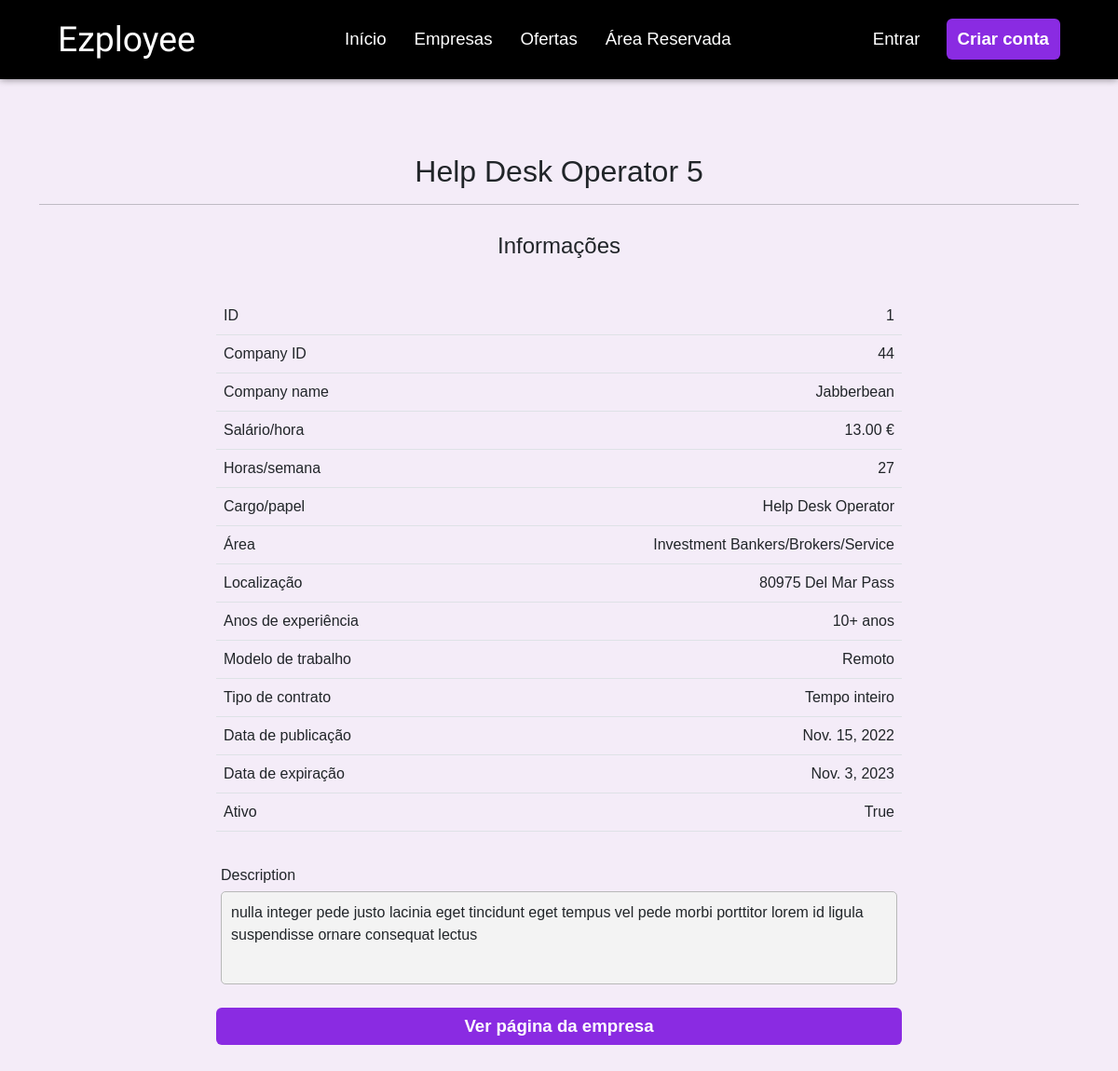
Screenshot of /offers/1 with the database file from the repository.
### app/models.py (models this page shows)
class Offer(models.Model):
    class ContractType(models.TextChoices):
        TEMPO_INTEIRO = "Tempo inteiro"
        MEIA_JORNADA = "Meia jornada"
        ESTAGIO = "Estágio"
    class WorkModel(models.TextChoices):
        REMOTO = "Remoto"
        PRESENCIAL = "Presencial"
        HIBRIDO = "Híbrido"
    class YearsXpRanges(models.TextChoices):
        ZERO_A_TRES = "0-3 anos"
        TRES_A_CINCO = "3-5 anos"
        CINCO_A_DEZ = "5-10 anos"
        DEZ_OU_MAIS = "10+ anos"
    id = models.AutoField(primary_key=True)
    company = models.ForeignKey(Company, on_delete=models.CASCADE)
    title = models.CharField(max_length=50)
    description = models.TextField()
    salary_h = models.DecimalField(max_digits=6, decimal_places=2)
    hours_per_week = models.IntegerField()
    role = models.CharField(max_length=30)
    area = models.CharField(max_length=30)
    location = models.CharField(max_length=30)
    years_xp = models.CharField(max_length=20, choices=YearsXpRanges.choices)
    work_model = models.CharField(max_length=10, choices=WorkModel.choices, default=WorkModel.PRESENCIAL)
    contract_type = models.CharField(max_length=20, choices=ContractType.choices, default=ContractType.TEMPO_INTEIRO)
    date_posted = models.DateField(auto_now_add=True)
    date_expires = models.DateField(blank=True, null=True)
    is_active = models.BooleanField(default=True, null=True)

class Company(models.Model):
    id = models.AutoField(primary_key=True)
    name = models.CharField(max_length=40)
    email = models.EmailField()
    password = models.CharField(max_length=200) # hash + salt
    description = models.TextField()
    location = models.CharField(max_length=40)
    logo = models.ImageField(upload_to="images/logos", blank=True, null=True) # requires pillow
    avg_rating = models.FloatField(default=0.0, blank=True, null=True)
    num_ratings = models.IntegerField(default=0, blank=True, null=True)

### app/views/offers.py (the view)
# urls.py: path("offers/<int:offer_id>", offers.offer_detail, name="offer_detail"),
def offer_detail(request, offer_id):
    session = False
    if "session_data" in request.session:
        session = True
    try:
        offer = Offer.objects.get(id=offer_id)
        return render(request, "offer.html", {"offer": offer, "session": session})
    except:
        return render(request, "error.html", {"error": "This offer does not exist."})

### app/templates/pages/offer.html (shortened to what this page needs)
{% extends 'base.html' %}
{% block content %}
    <h2 style="text-align: center">{{ offer.title }}</h2>
    <hr/>
    <h4 style="margin-top: 30px; text-align: center">Informações</h4>
    <div class="row" style="margin-top: 40px;">
        <div class="col-2"></div>
        <div class="col-8">
            <table class="table">
                <tbody>
                <tr>
                    <th scope="row" class="table-row">ID</th>
                    <td class="td-table">{{offer.id}}</td>
                </tr>
                <tr>
                    <th scope="row" class="table-row">Company ID</th>
                    <td class="td-table">{{offer.company.id}}</td>
                </tr>
                <tr>
                    <th scope="row" class="table-row">Company name</th>
                    <td class="td-table">{{offer.company.name}}</td>
                </tr>
                <tr>
                    <th scope="row" class="table-row">Salário/hora</th>
                    <td class="td-table">{{offer.salary_h}} €</td>
                </tr>
                <tr>
                    <th scope="row" class="table-row">Horas/semana</th>
                    <td class="td-table">{{offer.hours_per_week}}</td>
                </tr>
                <tr>
                    <th scope="row" class="table-row">Cargo/papel</th>
                    <td class="td-table">{{offer.role}}</td>
                </tr>
                <tr>
                    <th scope="row" class="table-row">Área</th>
                    <td class="td-table">{{offer.area}}</td>
                </tr>
                <tr>
                    <th scope="row" class="table-row">Localização</th>
                    <td class="td-table">{{offer.location}}</td>
                </tr>
                <tr>
                    <th scope="row" class="table-row">Anos de experiência</th>
                    <td class="td-table">{{offer.years_xp}}</td>
                </tr>
                <tr>
                    <th scope="row" class="table-row">Modelo de trabalho</th>
                    <td class="td-table">{{offer.work_model}}</td>
                </tr>
                <tr>
                    <th scope="row" class="table-row">Tipo de contrato</th>
                    <td class="td-table">{{offer.contract_type}}</td>
                </tr>
                <tr>
                    <th scope="row" class="table-row">Data de publicação</th>
                    <td class="td-table">{{offer.date_posted}}</td>
                </tr>
                <tr>
                    <th scope="row" class="table-row">Data de expiração</th>
                    <td class="td-table">{{offer.date_expires}}</td>
                </tr>
                <tr>
                    <th scope="row" class="table-row">Ativo</th>
                    <td class="td-table">{{offer.is_active}}</td>
                </tr>
                </tbody>
            </table>
            <div style="margin-top: 30px; padding: 5px 5px 5px 5px;">
                <p style="margin-bottom: 5px;">Description</p>
                <div class="description">
                    <p>{{offer.description}}</p>
                </div>
            </div>
            <div style="text-align: center;">
                <a href="/company/{{offer.company.id}}">
                    <button class="btn btn-primary edit-offer-btn" style="margin-top: 20px;">Ver página da empresa</button>
                </a>
            </div>
        </div>
    </div>
{% endblock %}

### templates/base.html (shortened to what this page needs)
{% load static %}
{% load widget_tweaks %}
<!DOCTYPE html>
<html lang="en">
    <head>
        <link rel="stylesheet" href="{% static 'style.css' %}">
        <link href="{% static 'bootstrap/css/bootstrap.css'%}" rel="stylesheet">
        <link rel="stylesheet" href="{% static 'font-awesome/css/font-awesome.min.css'%}">
        <link href="{% static 'jquery/jquery-ui.css'%}" rel="stylesheet">
    </head>
    <body id="body_" class="">
    <nav class="navbar navbar-expand-lg navbar-top">
            <div class="container-fluid">
                <a class="navbar-brand navbar-logo" href="/">Ezployee</a>
                <div class="collapse navbar-collapse" id="navbarNavAltMarkup">
                    <div style="margin: 0 auto 0 auto;">
                        <div class="navbar-nav">
                            <a id="home" class="nav-link navbar-text" href="/">Início</a>
                            <a id="empresas" class="nav-link navbar-text " href="/companies/all/0/0">Empresas</a>
                            <a id="ofertas" class="nav-link navbar-text" href="/offers">Ofertas</a>
                            <a id="reservada" class="nav-link navbar-text" href="/reserved">Área Reservada</a>
                        </div>
                    </div>
                    <div class="navbar-nav">
                        {% if session %}
                            <a class="nav-link navbar-account" href="/logout">Logout</a>
                        {% else %}
                            <a class="nav-link navbar-account" href="/login">Entrar</a>
                            <button type="button" class="btn btn-primary register-btn" onclick="register_redirect()">Criar conta</button>
                        {% endif %}
                    </div>
                </div>
            </div>
        </nav>
        <div id="content" class="container" style="margin-top: 80px; margin-bottom: 150px;">
            {% block content %} Content area {% endblock %}
        </div>
    </body>
</html>

### app/static/style.css (style rules this page uses)
body { font-family: Arial, Helvetica, sans-serif !important; }
.btn-primary { background-color: blueviolet !important; border-style: none !important; }
.navbar-top { background-color: black!important; min-height: 85px; padding: 0 50px 0 50px !important; box-shadow: 0 0px 8px rgba(0, 0, 0, .5); }
.navbar-logo { font-family: 'Gloria Hallelujah', cursive; font-size: 28pt !important; color: white !important; }
.navbar-text { font-size: 14pt !important; font-weight: lighter !important; color: white !important; padding: 0 15px 0 15px !important; transition: font-weight .5s !important; }
.navbar-account { font-size: 14pt !important; color: white !important; }
.register-btn { background-color: blueviolet !important; font-size: 14pt !important; border-width: 0px !important; font-weight: bold !important; margin-left: 20px !important; }
.td-table { text-align: end; }
.table-row { font-weight: 300 !important; }
.description { background-color: rgb(243, 243, 243); border-radius: 5px; height: 100px; padding: 10px 10px 10px 10px; border-style: solid; border-width: 1px; border-color: rgb(184, 184, 184); }
.edit-offer-btn { background-color: blueviolet !important; font-size: 14pt !important; border-width: 0px !important; font-weight: bold !important; width: 100% !important; transition: all .2s ease-in-out !important; }
body { background-color: rgba(201, 164, 223, 0.2) !important; background-repeat: no-repeat; background-size: cover; background-attachment: fixed; }

### rows the page displays
Offer: title "Help Desk Operator 5", id "1", company.id "44", company.name "Jabberbean", salary_h "13.00", hours_per_week "27", role "Help Desk Operator", area "Investment Bankers/Brokers/Service", location "80975 Del Mar Pass", years_xp "10+ anos", work_model "Remoto", contract_type "Tempo inteiro", date_posted "Nov. 15, 2022", date_expires "Nov. 3, 2023", is_active "True", description "nulla integer pede justo lacinia eget tincidunt eget tempus vel pede morbi porttitor lorem id ligula suspendisse ornare consequat lectus"
